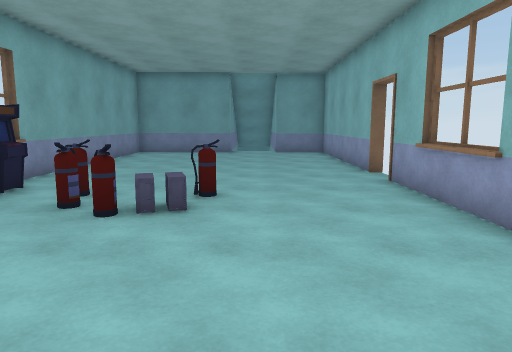
view 1 (above)

15 first-person views from a walk through a 3-D level made in the Unity game engine. The camera is 1.4 m above the floor, tilts 8° down and sees 70° across. The floor is counted in squares, 1 m on a side. Each view is taken from the middle of a square. On the plan, view 1 faces up. The plan holds only what a view shows up to about 16 squares ahead; the rest is blank. The place goes on beyond the plan. The player character is not drawn. Door leaves are left out, so doorways stand open.

view 2
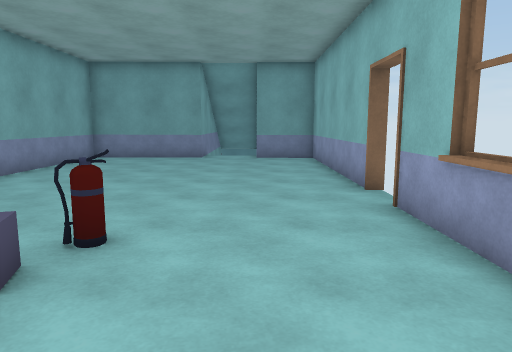

view 3
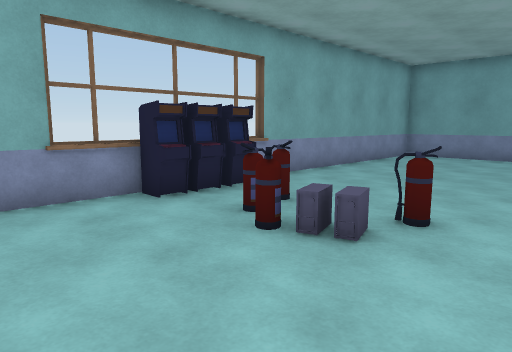

view 4
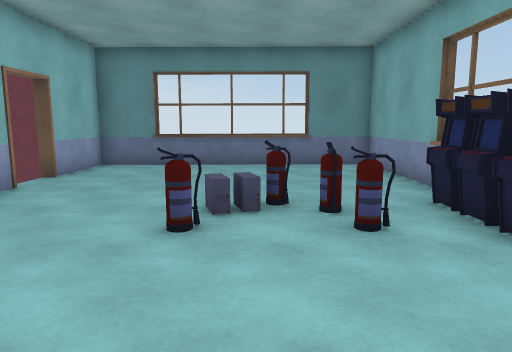

view 5
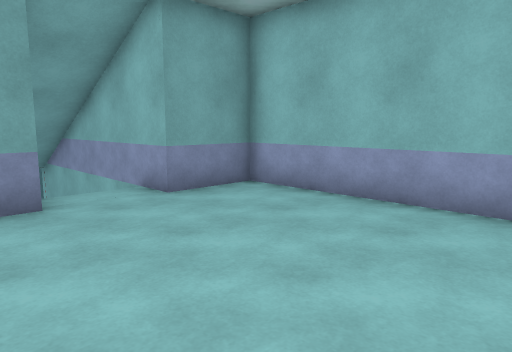

view 6
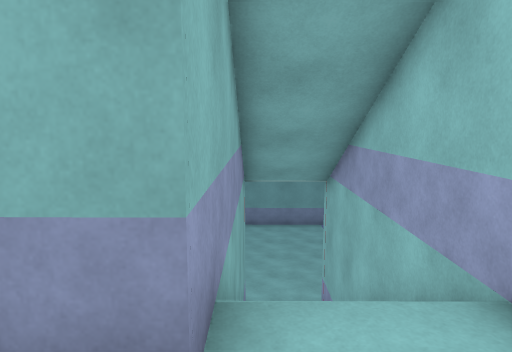

view 7
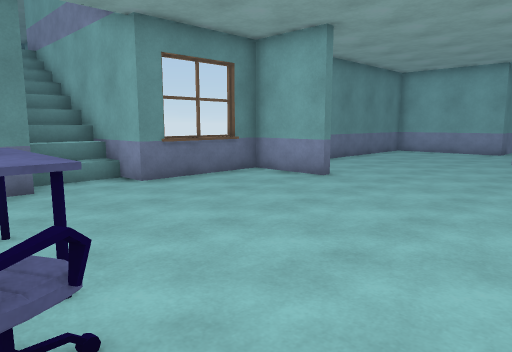

view 8
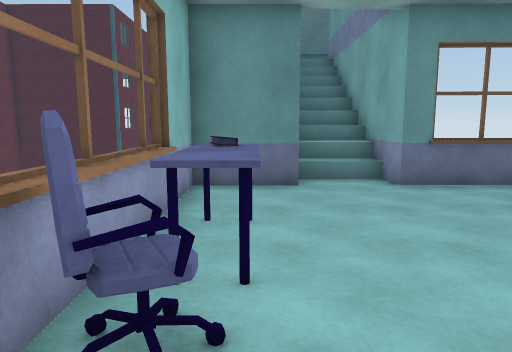

view 9
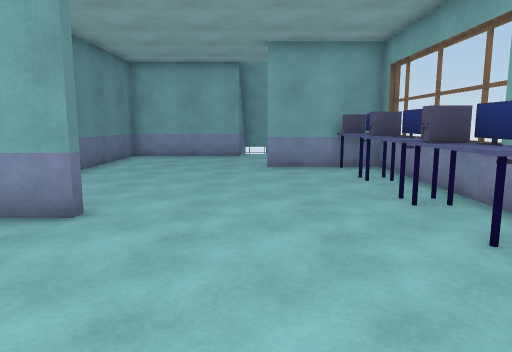

view 10
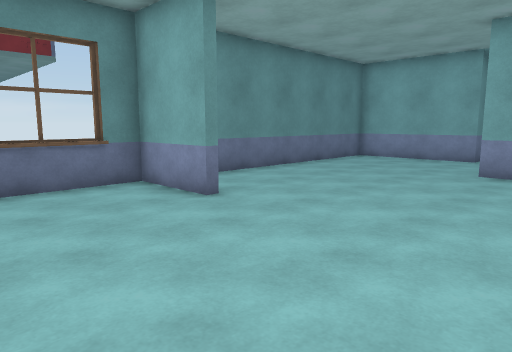

view 11
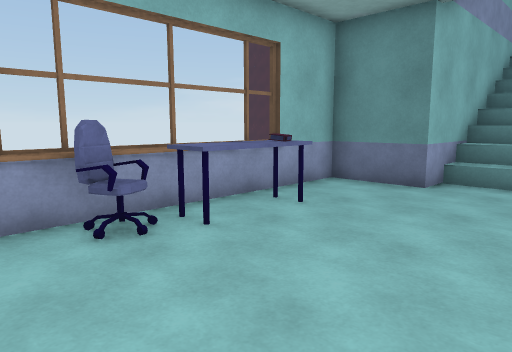

view 12
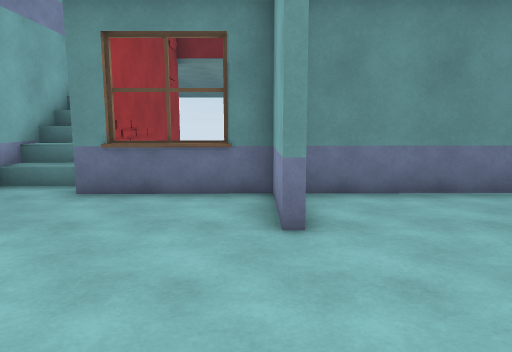

view 13
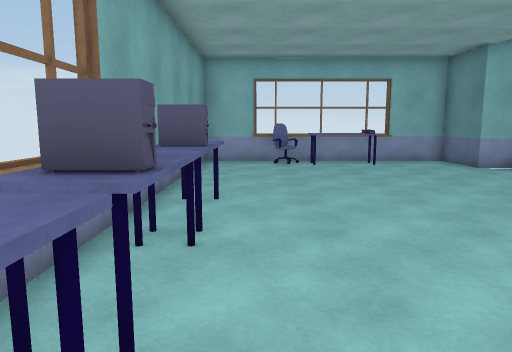

view 14
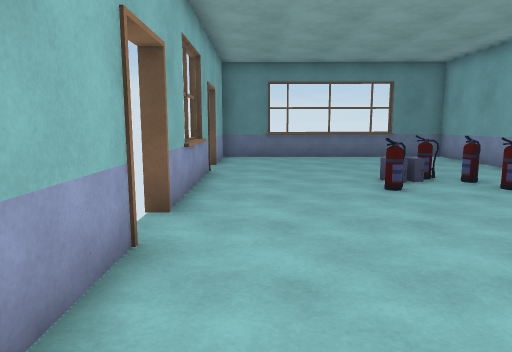

view 15
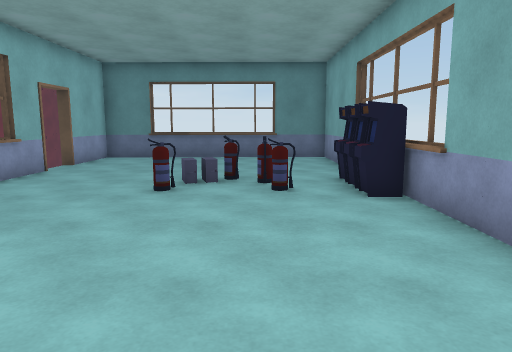

### Floor plan
Key: @ floor where view 1 was taken; # wall or solid block; x gap in a wall; . main floor; - floor 4.25 m lower than the main floor; / step, stairs or slope; D open door; = window, fence, low wall or low ledge; M machine; E fire extinguisher; C computer; T table; N monitor; O other object.
Columns run from 17 left of view 1 to 4 right of it. Each row starts with its distance up from view 1.
 36      #COCNTCNT-------#
 35      #---------------#
 34      #--------------O#
 33  ------------------TT#
 32 ##-----------------TT#
 31  #-----------------TT#
 30  #----------#--------#
 29  #----------#--------#
 28  #----------#=##-----#
 27  ###############--####
 26                #//#
 25                #//#
 24                #//#
 23                #//#
 22                #//#
 21                #//#
 20                #//#
 19            #####..####
 18            #.........#
 17            #.........#
 16            #.........#
 15            #.........#
 14            #.........#
 13            #.........#
 12            #.........#
 11            #.........x
 10            #........DD
  9            #.........x
  8            #M........#
  7            #MEECE....=
  6            #M.EEC....=
  5            =.........#
  4            #.........x
  3            #........DD
  2            #.........x
  1            #.........#
  0            #.....@...#
 -1            ###=====###

Where each view was taken, in squares from view 1:
view 1: 0 up, 0 right, facing up
view 2: 3 up, 1 right, facing up
view 3: 2 up, 1 right, facing up-left
view 4: 12 up, 2 left, facing down
view 5: 12 up, 3 left, facing up-right
view 6: 17 up, 1 left, facing up
view 7: 36 up, 3 right, facing down-left
view 8: 36 up, 2 right, facing down
view 9: 33 up, 0 right, facing left
view 10: 36 up, 1 left, facing down-left
view 11: 36 up, 2 left, facing down-right
view 12: 35 up, 5 left, facing down
view 13: 35 up, 11 left, facing right
view 14: 15 up, 2 right, facing down
view 15: 15 up, 3 left, facing down
